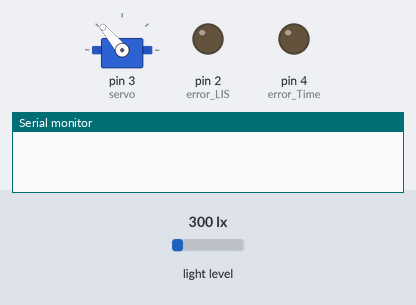
A sketch run on a simulated Arduino Uno, built with avr-gcc and run on an emulated ATmega328P. Shown: servo, output pins drawn as LEDs (lit = HIGH), the last lines printed to the serial monitor. The inputs (shaded band) are chosen by the test bench; at power-on: light level 300 lx. Storage starts empty.

Above: at 0.1 s.
At 3.2 s:
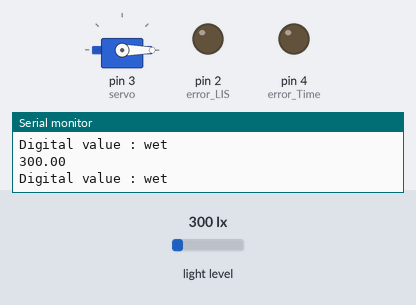
3.3 s: light level set to 40 lx
Timing chart, 0 to 6.3 s (numbered marks = the images above; inputs shaded):
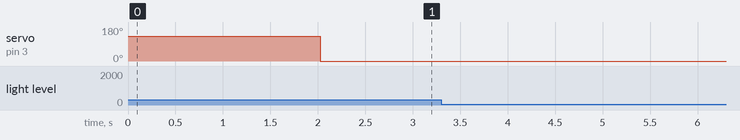

The sketch:

MainV6.ino
```cpp
#include <Wire.h>
#include <BH1750.h>
#include <Servo.h>
#include <SD.h>
#include <SPI.h>

BH1750 lightMeter;
Servo servo;
File myFile;

void loggingSetup(){
  if (SD.begin()){
    Serial.println("SD card is ready to use.");
  }
  else{
   Serial.println("SD card initialization failed");
   return;
  }
}

void ServoSetup(){
  servo.attach(3);
  servo.write(0);
  servo.write(130);
  delay(2000);
}

void lisSetup(){
  lightMeter.begin();
}

void setup()
{
  lisSetup();
  ServoSetup();
  loggingSetup();
  Serial.begin(9600);
  Wire.begin();
  int menu = 0;
  pinMode(2, OUTPUT); //error LIS
  pinMode(4, OUTPUT); //error Time, Servo
}

void loop()
{
  Serial.println(getLightInstensity());
  Serial.println(RainModule());
  if(getLightInstensity() < 5 && RainModule() == 0){
    servo.write(130);
  }
  else{
    servo.write(0);
  }
  loggingFile();

}

int loggingFile(){
  myFile = SD.open("logging.txt", FILE_WRITE);
  if (myFile){
    myFile.print(getLightInstensity());
    myFile.print(",");
    myFile.println(RainModule());
    myFile.close(); // close the file
  }
  // if the file didn't open, print an error:
  else {
    Serial.println("error opening logging.txt");
  }
}

int RainModule(){
  const int capteur_D = 0;
  const int capteur_A = A0;

  pinMode(capteur_D, INPUT);

  if(digitalRead(capteur_D) == LOW)
  {
    Serial.println("Digital value : wet");
    delay(1);
    return 1;
  }
  else
  {
    Serial.println("Digital value : dry");
    delay(1);
    return 0;
  }
}

float getLightInstensity(){
  float lux = lightMeter.readLightLevel(); //baca dari lightsensor
  return lux;
}
```
